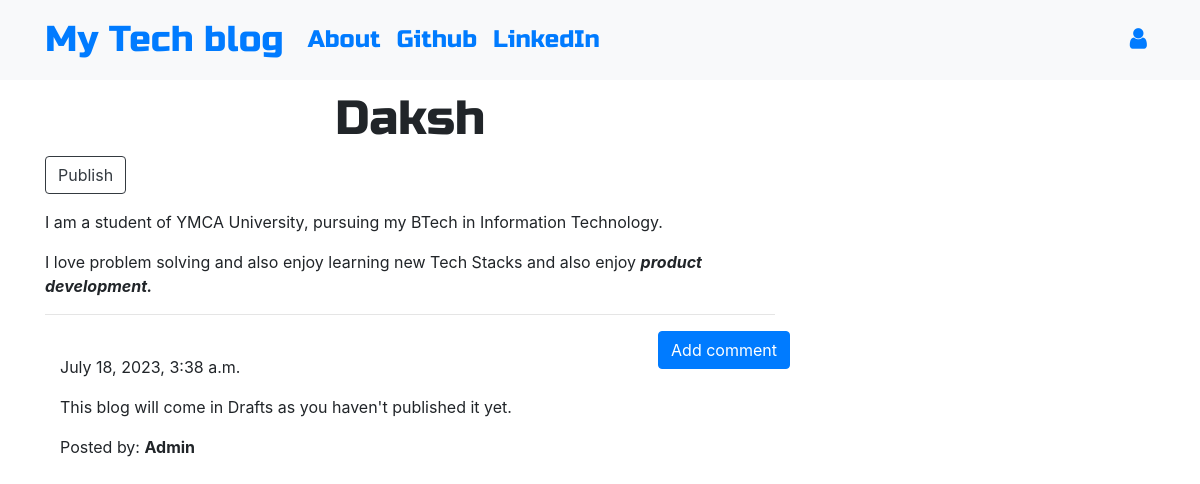
The app's page /post/4 with its own data.
### blog/models.py (models this page shows, shortened)
class Post(models.Model):
    author = models.ForeignKey('auth.User',on_delete=models.CASCADE)
    title = models.CharField(max_length=200)
    text = models.TextField()
    created_date = models.DateTimeField(default=timezone.now)
    published_date = models.DateTimeField(blank=True, null=True)

class Comment(models.Model):
    post = models.ForeignKey('blog.Post', related_name='comments',on_delete=models.CASCADE)
    author = models.CharField(max_length=200)
    text = models.TextField()
    created_date = models.DateTimeField(default=timezone.now)
    approved_comment = models.BooleanField(default=False)

### blog/views.py (the view)
# urls.py: path('post/<int:pk>', views.PostDetailView.as_view(), name='post_detail'),
class PostDetailView(DetailView):
    model = Post

### blog/templates/blog/post_detail.html (shortened to what this page needs)
{% extends 'blog/base.html' %}
{% block content %}
        <h1 class='posttitle loader'>{{ post.title }}</h1>
        {% if post.published_date %}
            <div class="date postdate">
                {{ post.published_date }}
            </div>
        {% else %}
            <a class="btn btn-outline-dark" href="{% url 'post_publish' pk=post.pk %}">Publish</a>
        {% endif %}
      <p class='postcontent' >{{ post.text|safe|linebreaksbr }}</p>
  <hr>
  <a class="btn btn-primary btn-comment" href="{% url 'add_comment_to_post' pk=post.pk %}">Add comment</a>
  <div class="container">
  {% for comment in post.comments.all %}
  <br>
      {% if user.is_authenticated or comment.approved_comment %}
              {{ comment.created_date }}
          <p>{{ comment.text|safe|linebreaks }}</p>
          <p>Posted by: <strong>{{ comment.author }}</strong></p>
      {% endif %}
  {% empty %}
      <p>No comments posted.</p>
  {% endfor %}
</div>
{% endblock %}

### blog/static/css/blog.css (style rules this page uses)
.posttitle { font-family: 'Russo One', sans-serif; font-size: 3em; text-align: center; }
.postcontent { font-family: 'Montserrat'; font-size: 1.5em; }
.btn-comment { position: absolute; right: 0px; }
.loader { filter:hue-rotate(0deg); color: linear-gradient(45deg,#0f8,#08f); animation:hue 5000ms infinite linear; }

### records on screen
Post: title "Daksh", text "I am a student of YMCA University, pursuing my BTech in Information Technology. I love problem solving and also enjoy learning new Tech Stacks and also enjoy product development."
Comment: created_date "July 18, 2023, 3:38 a.m.", text "This blog will come in Drafts as you haven't published it yet.", author "Admin"
